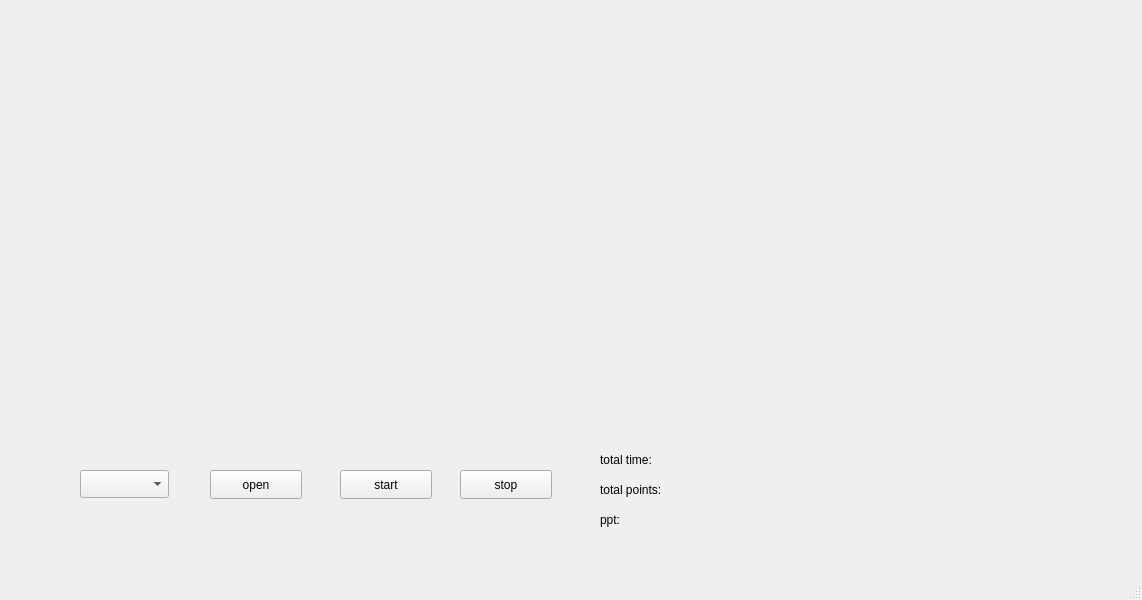
<?xml version="1.0" encoding="UTF-8"?>
<ui version="4.0">
 <class>MainWindow</class>
 <widget class="QMainWindow" name="MainWindow">
  <property name="geometry">
   <rect>
    <x>0</x>
    <y>0</y>
    <width>1142</width>
    <height>600</height>
   </rect>
  </property>
  <property name="windowTitle">
   <string>MainWindow</string>
  </property>
  <widget class="QWidget" name="centralwidget">
   <widget class="QwtPlot" name="qwtPlot">
    <property name="geometry">
     <rect>
      <x>80</x>
      <y>30</y>
      <width>971</width>
      <height>401</height>
     </rect>
    </property>
   </widget>
   <widget class="QPushButton" name="start">
    <property name="geometry">
     <rect>
      <x>340</x>
      <y>470</y>
      <width>92</width>
      <height>29</height>
     </rect>
    </property>
    <property name="text">
     <string>start</string>
    </property>
   </widget>
   <widget class="QPushButton" name="open">
    <property name="geometry">
     <rect>
      <x>210</x>
      <y>470</y>
      <width>92</width>
      <height>29</height>
     </rect>
    </property>
    <property name="text">
     <string>open</string>
    </property>
   </widget>
   <widget class="QComboBox" name="cbox_port">
    <property name="geometry">
     <rect>
      <x>80</x>
      <y>470</y>
      <width>89</width>
      <height>28</height>
     </rect>
    </property>
   </widget>
   <widget class="QPushButton" name="stop">
    <property name="geometry">
     <rect>
      <x>460</x>
      <y>470</y>
      <width>92</width>
      <height>29</height>
     </rect>
    </property>
    <property name="text">
     <string>stop</string>
    </property>
   </widget>
   <widget class="QLabel" name="total_time">
    <property name="geometry">
     <rect>
      <x>600</x>
      <y>450</y>
      <width>251</width>
      <height>20</height>
     </rect>
    </property>
    <property name="text">
     <string>total time:</string>
    </property>
   </widget>
   <widget class="QLabel" name="total_points">
    <property name="geometry">
     <rect>
      <x>600</x>
      <y>480</y>
      <width>251</width>
      <height>20</height>
     </rect>
    </property>
    <property name="text">
     <string>total points:</string>
    </property>
   </widget>
   <widget class="QLabel" name="ppt">
    <property name="geometry">
     <rect>
      <x>600</x>
      <y>510</y>
      <width>251</width>
      <height>20</height>
     </rect>
    </property>
    <property name="text">
     <string>ppt:</string>
    </property>
   </widget>
  </widget>
  <widget class="QMenuBar" name="menubar">
   <property name="geometry">
    <rect>
     <x>0</x>
     <y>0</y>
     <width>1142</width>
     <height>25</height>
    </rect>
   </property>
  </widget>
  <widget class="QStatusBar" name="statusbar"/>
 </widget>
 <customwidgets>
  <customwidget>
   <class>QwtPlot</class>
   <extends>QFrame</extends>
   <header>qwt_plot.h</header>
   <container>1</container>
  </customwidget>
 </customwidgets>
 <resources/>
 <connections/>
</ui>
